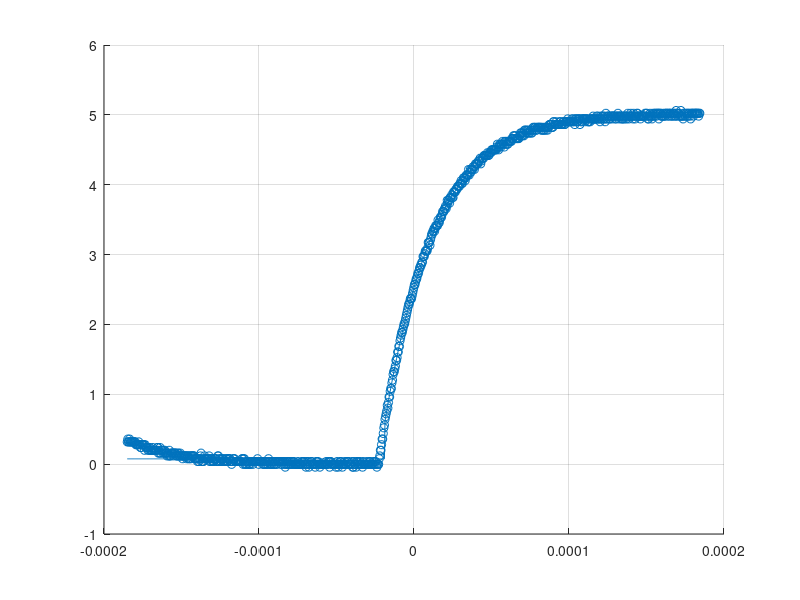

MATLAB code for this plot:
load Messung_3_4_3_Matlab_Tue.mat

x = Trace_2(:,1) % Die Zeitdaten;
y = Trace_2(:,2) % Die momentanen Spannungsdaten;

func = @(param,x) (x < param(1))*param(2) + (x >= param(1)).* ...
                        param(3).*(param(4) - exp(((-1) .* x)/param(5)));                           
                           
param_init = [-1.9e-5,0.002,5,1.1,0.00001];

param_opt = lsqcurvefit(func, param_init, x, y);

disp(param_opt(5)) % Zeitkonstante herausnehmen = 3,2838 * 10^(-5);

scatter(x,y);
hold on;
grid on;
plot(x,func(param_opt, x));
hold off;